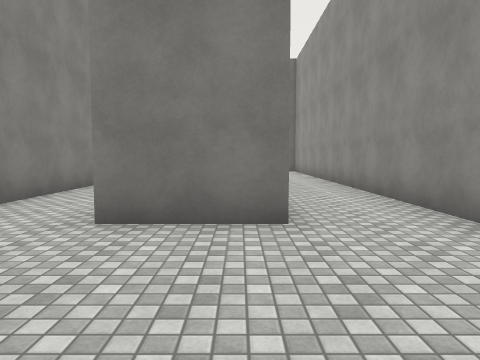
View 1 (above)

23 first-person views from a walk through a scene from a Unity 3-D project. The camera is 1.4 m above the floor, tilts 4° down and sees 70° across. The floor is counted in squares, 2 m on a side. Each view is taken from the middle of a square. On the plan, view 1 faces up. The plan holds only what a view shows up to about 11 squares ahead; the rest is blank. The place goes on beyond the plan. The player character is not drawn. Surface patterns are stand-ins for the level's own textures.

View 2
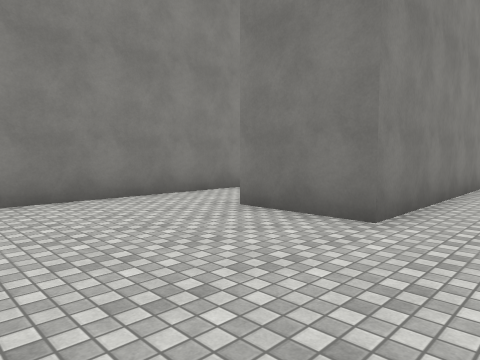

View 3
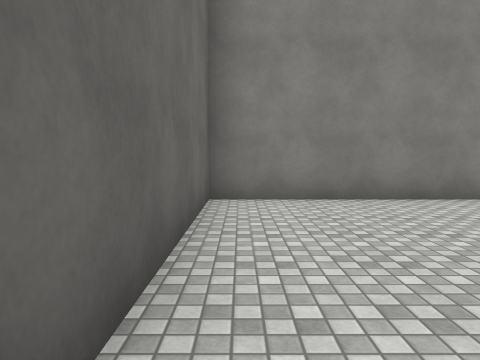

View 4
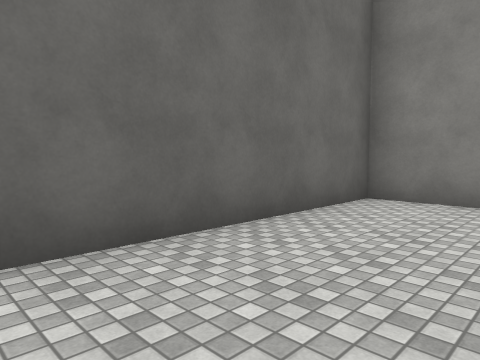

View 5
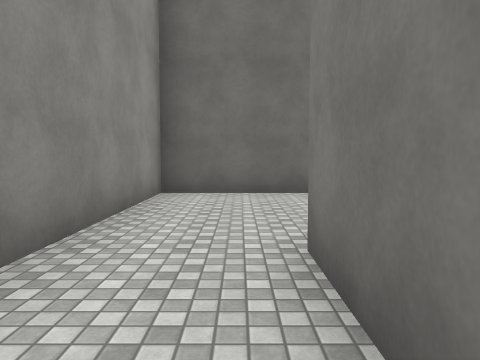

View 6
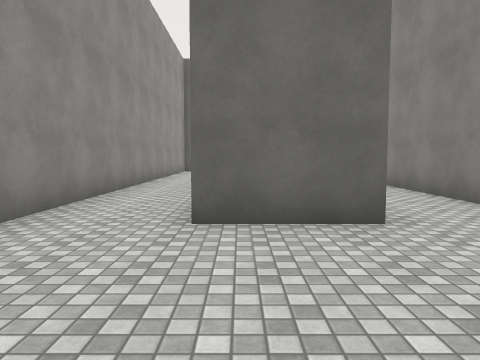

View 7
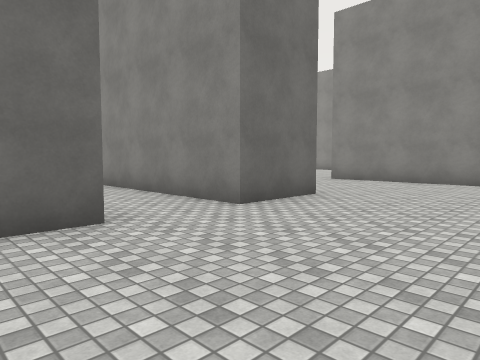

View 8
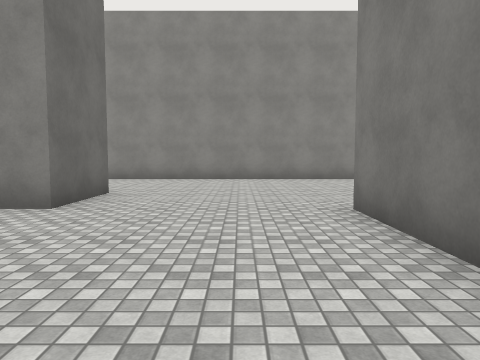

View 9
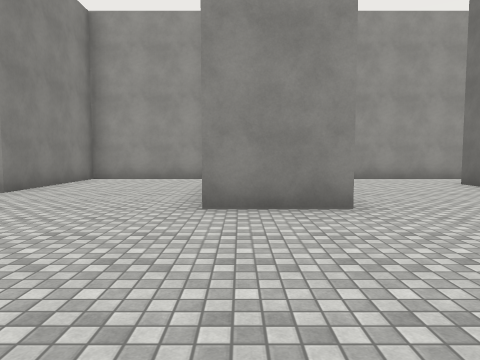

View 10
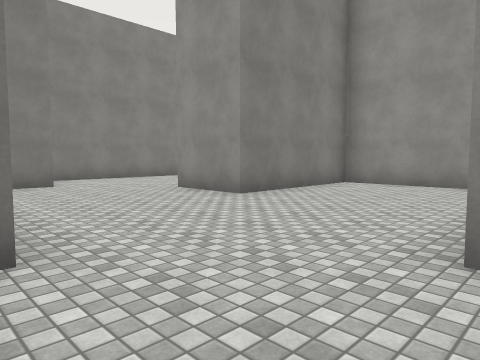

View 11
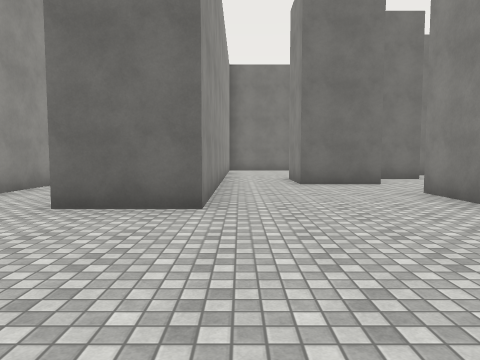

View 12
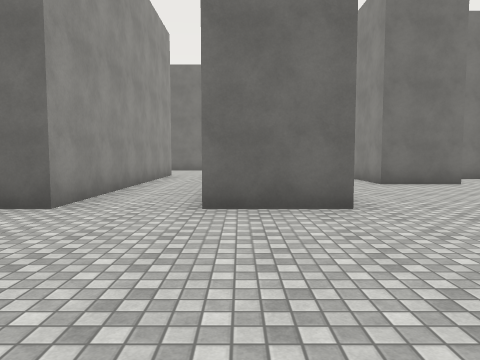

View 13
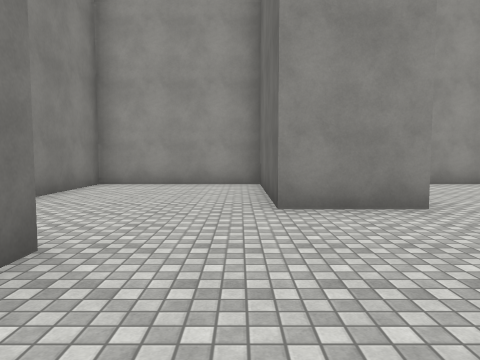

View 14
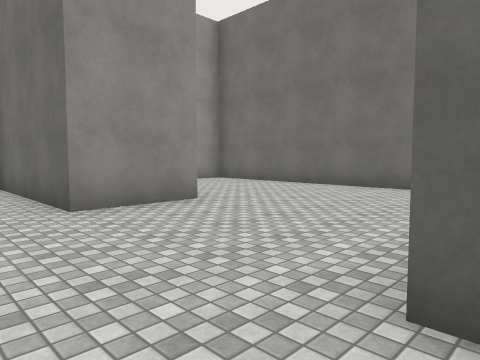

View 15
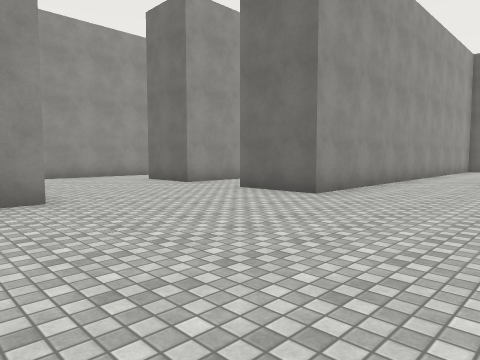

View 16
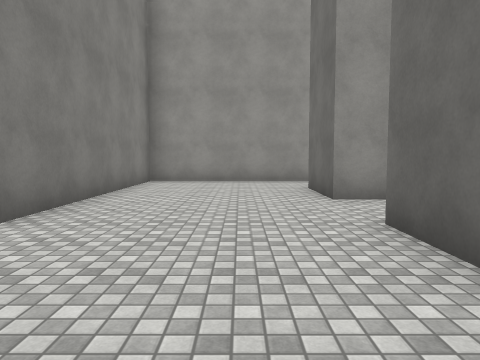

View 17
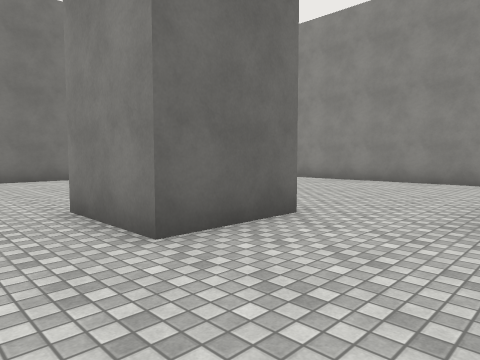

View 18
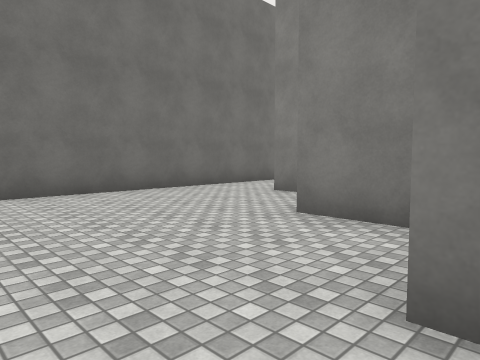

View 19
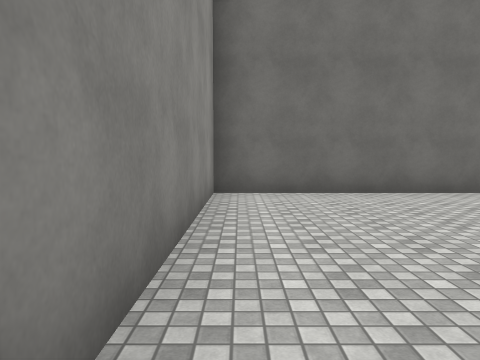

View 20
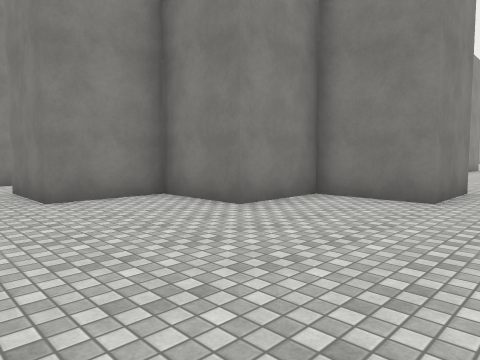

View 21
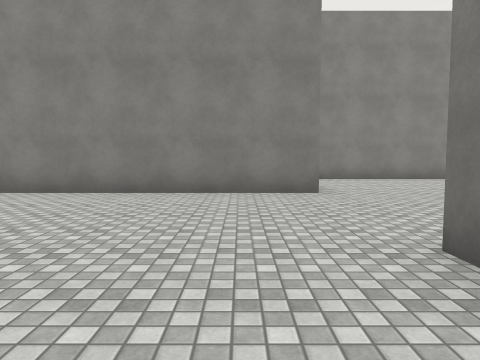

View 22
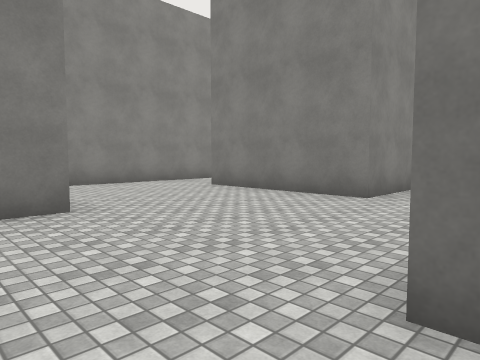

View 23
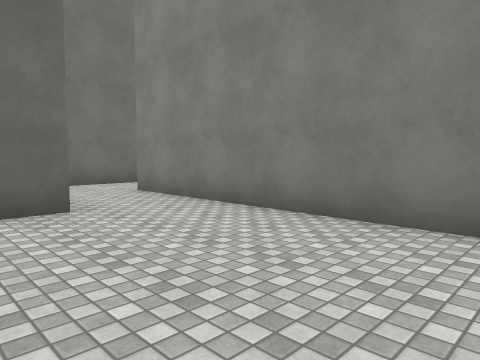

### Floor plan
Ten units are one square. View 1 is at (0, 0); x grows to the right and y downward. Boxes are objects, and circles mark ways between rooms. Rooms are numbered by the first view taken in them; rooms with no view inside come last. Other rooms are left out.
<svg viewBox="-200 -280 230 290">
<path fill="none" stroke="#000" d="M5 -35 -15 -35M-35 -35 -35 5 25 5 25 -25M25 -179 25 -215 -15 -215 -15 -235 25 -235 25 -275 -30 -275M-95 -176 -95 -95M5 -85 5 -35M-55 -55 -55 -115 -35 -115 -35 -35M-96 -75 -75 -75 -75 -55M-15 -50 -15 -115 5 -115M-34 -255 -44 -255M25 -25 25 -155 -35 -155 -35 -175 21 -175M-75 -55 -95 -55 -95 -35 -115 -35 -115 -15 -135 -15M-134 5 -55 5 -55 -55M-155 -96 -155 -15M-110 -95 -115 -95M-115 -55 -102 -55M-136 -35 -128 -35M-135 -135 -175 -135M-195 -151 -195 -104M-166 5 -134 5"/>
<circle cx="-5" cy="-28" r="3" fill="#2a7"/>
<circle cx="-65" cy="-65" r="3" fill="#2a7"/>
<circle cx="-95" cy="-85" r="3" fill="#2a7"/>
<circle cx="-125" cy="-5" r="3" fill="#2a7"/>
<text x="-10" y="-10">1</text>
<text x="-30" y="-150">2</text>
<text x="-90" y="-20">3</text>
<text x="-150" y="-80">4</text>
</svg>
Room 1 opens to room 2. Room 2 opens to room 3. Room 2 opens to room 4. Room 3 opens to room 4.

Where each view was taken, in squares from view 1:
view 1: 0 up, 0 right, facing up
view 2: 0 up, 2 right, facing up-left
view 3: 0 up, 2 right, facing left
view 4: 2 up, 2 right, facing down-left
view 5: 6 up, 1 right, facing down
view 6: 15 up, 0 right, facing down
view 7: 15 up, 0 right, facing down-left
view 8: 14 up, 1 right, facing left
view 9: 17 up, 8 left, facing right
view 10: 17 up, 6 left, facing up-right
view 11: 16 up, 6 left, facing down
view 12: 16 up, 4 left, facing down
view 13: 24 up, 6 left, facing right
view 14: 25 up, 6 left, facing down-right
view 15: 17 up, 9 left, facing down-right
view 16: 13 up, 7 left, facing right
view 17: 10 up, 6 left, facing down-left
view 18: 6 up, 6 left, facing down-left
view 19: 6 up, 6 left, facing down
view 20: 0 up, 6 left, facing up-left
view 21: 8 up, 9 left, facing left
view 22: 8 up, 11 left, facing up-left
view 23: 8 up, 12 left, facing down-left
